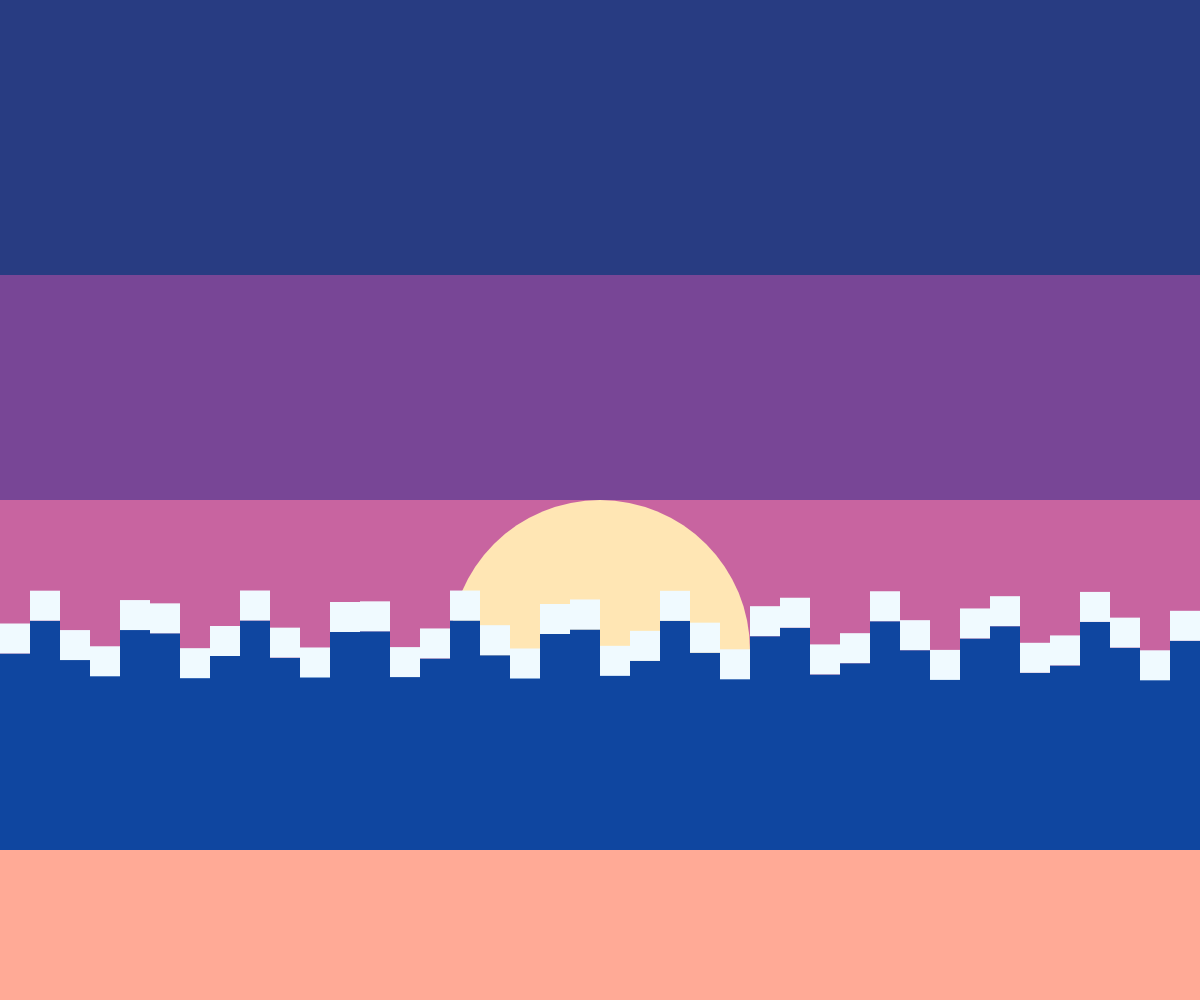
Frame 1 (no input)
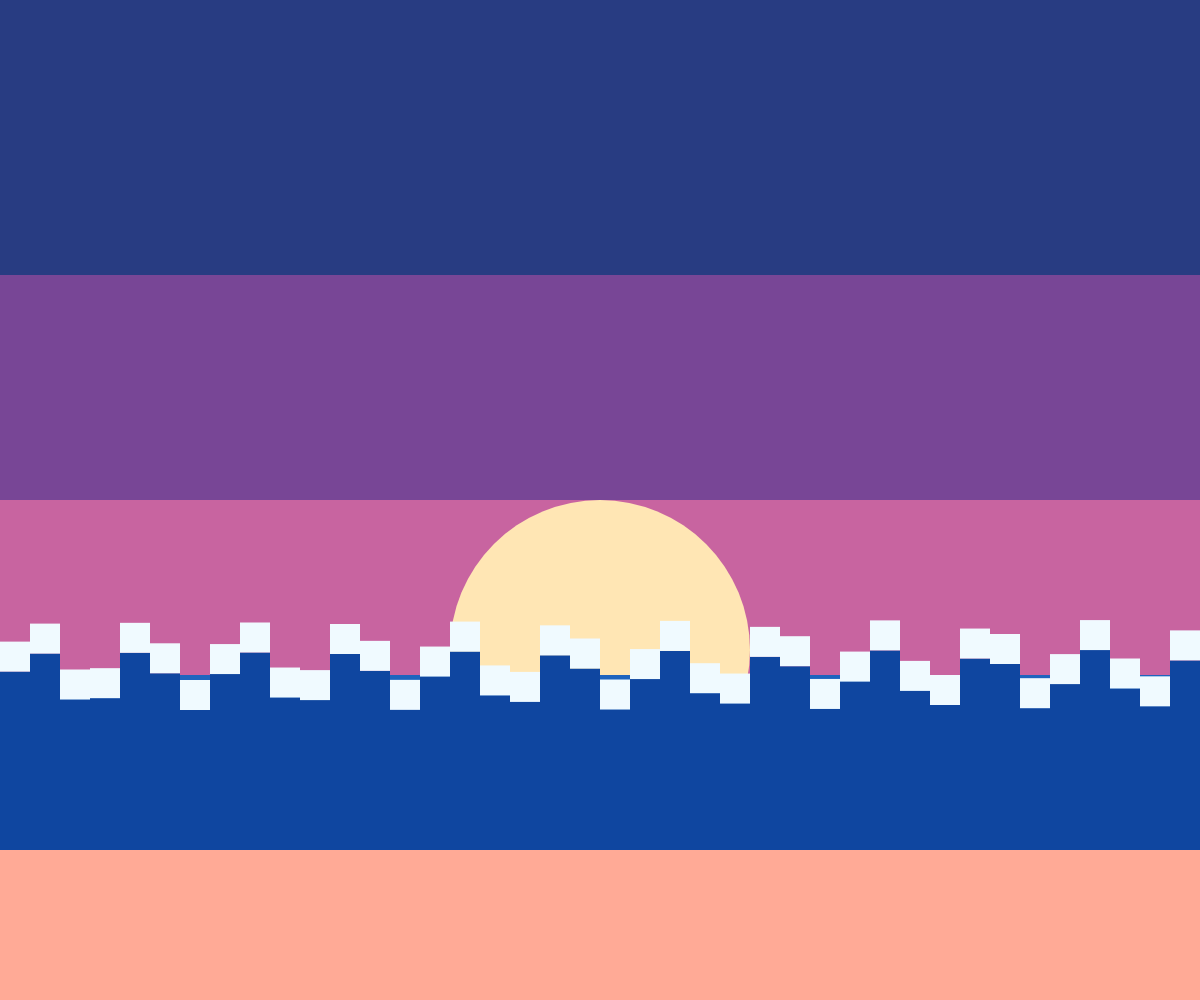
Frame 60 (no input)
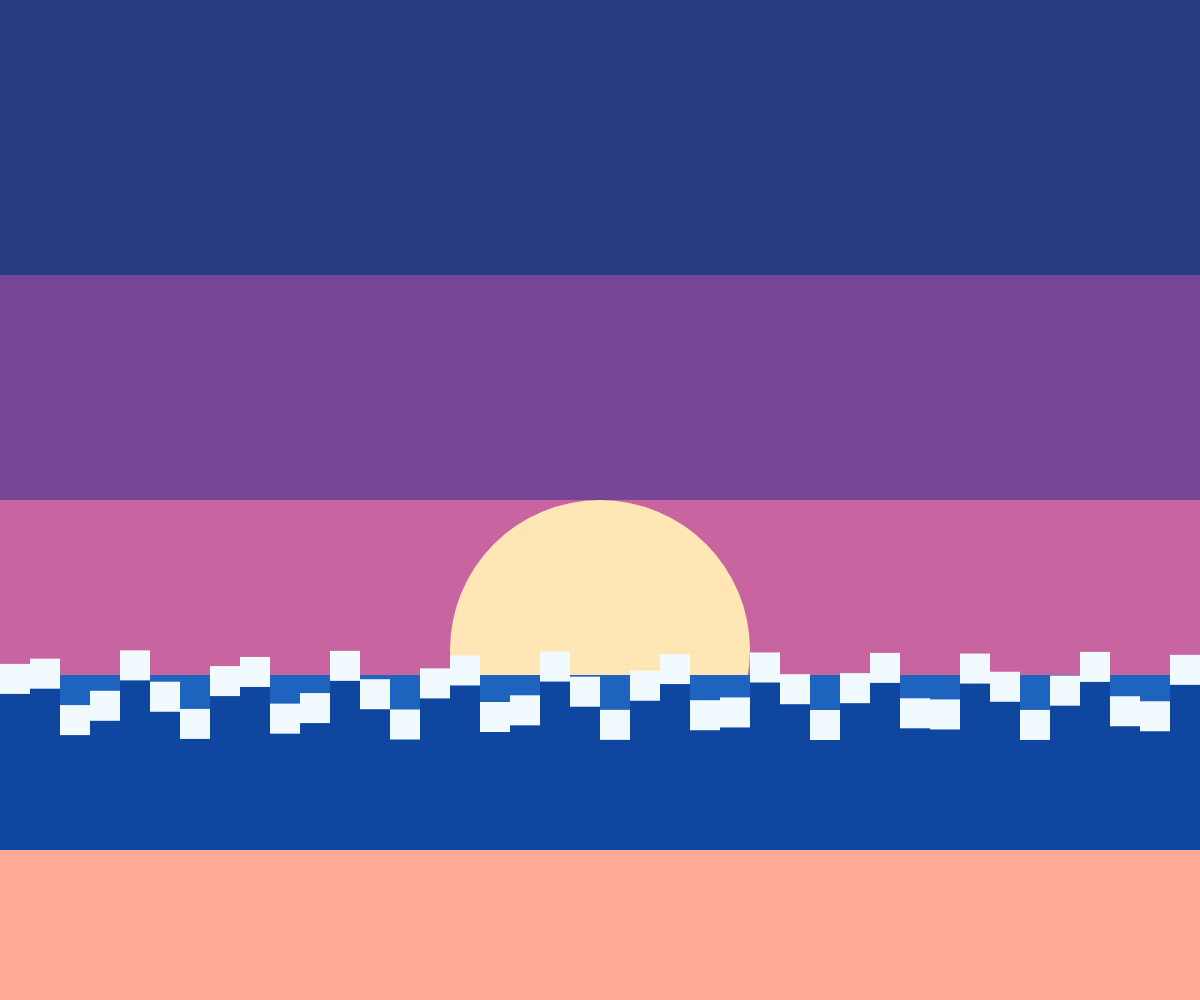
Frame 120 (the mouse pressed at the canvas centre since frame 60)

The p5.js sketch that drew these frames (run headless with seeded random() and noise() and a simulated clock; from frame 60 on, the mouse is pressed at the canvas centre):

// p5.js sketch
// ── sketch.js
let pixelSize = 12;

function setup() {
  createCanvas(windowWidth, windowHeight);
  noStroke();
}

function draw() {
  // Ölçek faktörü (orijinal 600x400'e göre)
  const s = height / 400;

  // --- GRADIENT SKY (manual color bands for pixel style) ---

  // Top: deep blue
  fill(40, 60, 130);
  rect(0, 0, width, 110 * s);

  // Mid: purple
  fill(120, 70, 150);
  rect(0, 110 * s, width, 90 * s);

  // Lower mid: pink-purple
  fill(200, 100, 160);
  rect(0, 200 * s, width, 70 * s);

  // Near-horizon: warm yellow
  fill(255, 200, 120);
  rect(0, 270 * s, width, 40 * s);

  // --- SUN ---
  fill(255, 230, 180);
  circle(width / 2, 260 * s, 120 * s);

  // --- BACK OCEAN ---
  fill(30, 100, 190);
  rect(0, 270 * s, width, 110 * s);

  // --- MOVING PIXEL WAVES ---
  let t = frameCount * 0.5;
  let baseY = 260 * s + (t % (110 * s)); // moves toward shore

  const step = max(6, pixelSize * s);
  for (let x = 0; x < width; x += step) {
    let waveOffset = sin(x * 0.15 + frameCount * 0.1) * (12 * s);
    let y = baseY + waveOffset;

    // wave body
    fill(15, 70, 160);
    rect(x, y, step, 200 * s);

    // foam
    fill(240, 250, 255);
    rect(x, y - step, step, step);
  }

  // --- BEACH ---
  fill(255, 170, 150);
  rect(0, 340 * s, width, 60 * s);
}

function windowResized() {
  resizeCanvas(windowWidth, windowHeight);
}


// ── embed.html
<!DOCTYPE html>

<head>
    <title>embedded example</title>
    <script src="../../lib/p5.min.js"></script>
    <script src="../../lib/dat.gui.min.js"></script>

    <script src="sketch.js?v=1"></script>

    <!-- this line removes any default padding and style. you might only need one of these values set. -->
    <style>
        body {
            margin: 0;
            padding: 0;
            overflow: hidden;
        }

        canvas {
            /* margin: auto; */
        }

        /* Quick and dirty way to change DAT GUI position if needed */
        .dg.a {
            /*margin-top: 45px !important;*/
        }
    </style>

</head>

<body>

</body>

</html>
